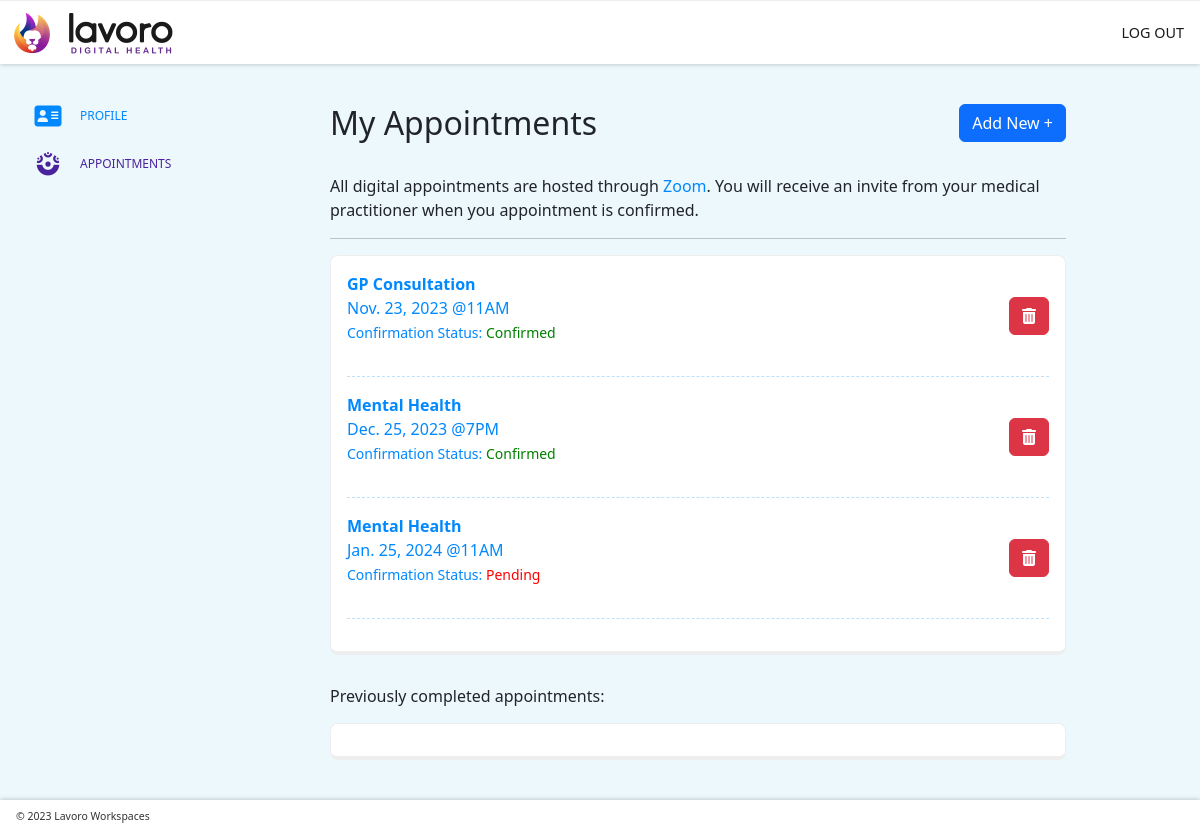
The page /profile/appointments/ (signed in) on the database as committed earlier.
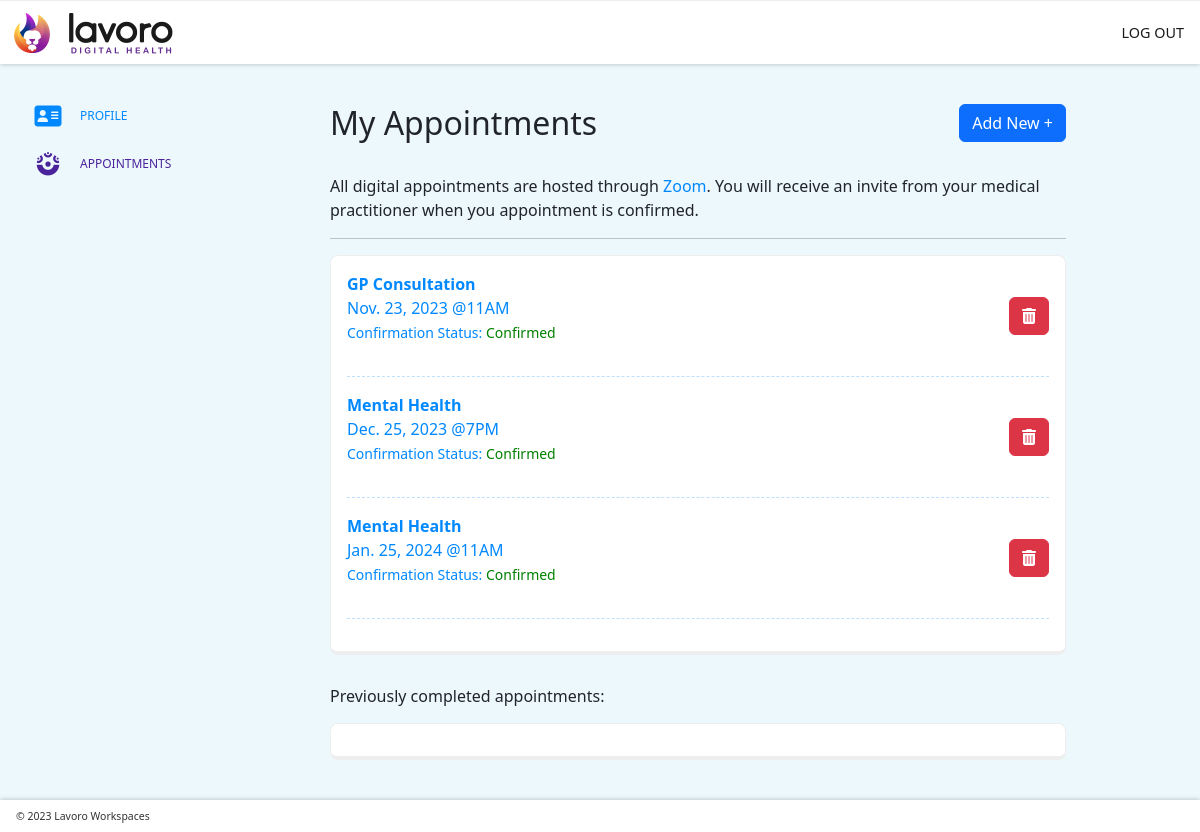
The same page on the database as committed later.
### booking/models.py (models this page shows)
class Appointments(models.Model):
    phone_regex = RegexValidator(
        regex=r'^\+?1?\d{9,15}$',
        message="Phone number must be entered in the format: '+999999999'. Up to 15 digits allowed."
    )
    TYPE = (
        ("GP Consultation", "GP Consultation"),
        ("Mental Health", "Mental Health"),
    )
    SLOTS = (
        ("11AM", "11AM"),
        ("2PM", "2PM"),
        ("7PM", "7PM"),
    )
    app_member = models.ForeignKey(User, on_delete=models.CASCADE, null=True)
    app_type = models.CharField(max_length=100, choices=TYPE, default="11AM")
    app_date = models.DateField()
    app_time = models.CharField(max_length=4, choices=SLOTS, default="11AM")
    created = models.DateTimeField(default=datetime.now)
    confirmed = models.BooleanField(default=False, blank=True)
    doctor = models.IntegerField(default=0)
    completed = models.BooleanField(default=False, blank=True)

### members/views.py (the view)
# urls.py: path('appointments/', views.appointments, name='appointments'),
@login_required
def appointments(request):
    appointments = Appointments.objects.filter(
        app_member=request.user,
        completed=False
    ).order_by('app_date')
    completed = Appointments.objects.filter(
        completed=True
    ).order_by('app_date')
    if request.method == 'POST':
        form = AppointmentsForm(request.POST)
        if form.is_valid():
            form.save()
            messages.success(request, "Data is saved!")
            return redirect('appointments')  # Redirect to a success page
    else:
        form = AppointmentsForm()
    context = {
        'appointments': appointments,
        'completed': completed,
        'form': form
    }
    return render(request, 'appointments.html', context)

### members/templates/appointments.html (shortened to what this page needs)
{% extends 'base_members.html' %}
{% block member_content %}
<h2>
    My Appointments
    <button type="button" class="btn btn-primary" data-bs-toggle="modal" data-bs-target="#exampleModal">
        Add New &#x2b;
    </button>
</h2>
<p>
    All digital appointments are hosted through <a href="https://zoom.us/download" target="_blank">Zoom</a>. You will receive an invite from your medical practitioner when you appointment is confirmed.
</p>
<hr/>
<div class="content">
    {% for appointment in appointments %}
    <div class="row">
        <div class="col-sm-6 text-start">
            <a href="./{{ appointment.id }}">
                <p>
                    <strong>
                        {{ appointment.app_type }}
                    </strong>
                    <br/>
                        {{ appointment.app_date }} @{{ appointment.app_time }}
                    <br/>
                    <small>Confirmation Status:
                        {% if appointment.confirmed %}
                            <span class="good">Confirmed</span>
                        {% else%}
                            <span class="bad">Pending</span>
                        {% endif%}
                    </small>
                </p>
            </a>
        </div>
        <div class="col-sm-6 text-end my-auto">
            <a href="{% url 'appointments_delete' appointment.id %}" class="btn btn-danger">
                <i class="fa-solid fa-trash-can"></i>
            </a>
        </div>
    </div>
    <hr/>
    {% endfor %}
</div>
<h6>Previously completed appointments:</h6>
<div class="content">
</div>
{% endblock %}

Rows that differ between the two databases and show on the page:
changed Appointments "Jan. 25, 2024": confirmed "Pending" → "Confirmed"
